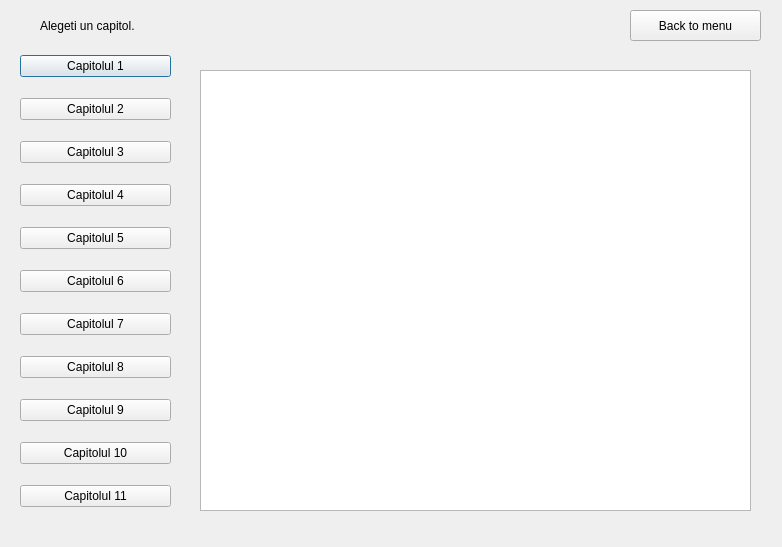
<?xml version="1.0" encoding="UTF-8"?>
<ui version="4.0">
 <class>ChooseChapter</class>
 <widget class="QDialog" name="ChooseChapter">
  <property name="geometry">
   <rect>
    <x>0</x>
    <y>0</y>
    <width>782</width>
    <height>547</height>
   </rect>
  </property>
  <property name="windowTitle">
   <string>Dialog</string>
  </property>
  <widget class="QLabel" name="label_2">
   <property name="geometry">
    <rect>
     <x>40</x>
     <y>10</y>
     <width>251</width>
     <height>31</height>
    </rect>
   </property>
   <property name="text">
    <string>Alegeti un capitol.</string>
   </property>
  </widget>
  <widget class="QWidget" name="verticalLayoutWidget">
   <property name="geometry">
    <rect>
     <x>20</x>
     <y>40</y>
     <width>151</width>
     <height>491</height>
    </rect>
   </property>
   <layout class="QVBoxLayout" name="verticalLayout">
    <item>
     <widget class="QPushButton" name="pushButton">
      <property name="text">
       <string>Capitolul 1</string>
      </property>
     </widget>
    </item>
    <item>
     <widget class="QPushButton" name="pushButton_2">
      <property name="text">
       <string>Capitolul 2</string>
      </property>
     </widget>
    </item>
    <item>
     <widget class="QPushButton" name="pushButton_3">
      <property name="text">
       <string>Capitolul 3</string>
      </property>
     </widget>
    </item>
    <item>
     <widget class="QPushButton" name="pushButton_4">
      <property name="text">
       <string>Capitolul 4</string>
      </property>
     </widget>
    </item>
    <item>
     <widget class="QPushButton" name="pushButton_5">
      <property name="text">
       <string>Capitolul 5</string>
      </property>
     </widget>
    </item>
    <item>
     <widget class="QPushButton" name="pushButton_6">
      <property name="text">
       <string>Capitolul 6</string>
      </property>
     </widget>
    </item>
    <item>
     <widget class="QPushButton" name="pushButton_7">
      <property name="text">
       <string>Capitolul 7</string>
      </property>
     </widget>
    </item>
    <item>
     <widget class="QPushButton" name="pushButton_8">
      <property name="text">
       <string>Capitolul 8</string>
      </property>
     </widget>
    </item>
    <item>
     <widget class="QPushButton" name="pushButton_9">
      <property name="text">
       <string>Capitolul 9</string>
      </property>
     </widget>
    </item>
    <item>
     <widget class="QPushButton" name="pushButton_10">
      <property name="text">
       <string>Capitolul 10</string>
      </property>
     </widget>
    </item>
    <item>
     <widget class="QPushButton" name="pushButton_11">
      <property name="text">
       <string>Capitolul 11</string>
      </property>
     </widget>
    </item>
   </layout>
  </widget>
  <widget class="QLabel" name="label">
   <property name="geometry">
    <rect>
     <x>-3</x>
     <y>0</y>
     <width>801</width>
     <height>551</height>
    </rect>
   </property>
   <property name="text">
    <string/>
   </property>
  </widget>
  <widget class="QPushButton" name="back">
   <property name="geometry">
    <rect>
     <x>630</x>
     <y>10</y>
     <width>131</width>
     <height>31</height>
    </rect>
   </property>
   <property name="text">
    <string>Back to menu</string>
   </property>
  </widget>
  <widget class="QTextBrowser" name="textBrowser">
   <property name="geometry">
    <rect>
     <x>200</x>
     <y>70</y>
     <width>551</width>
     <height>441</height>
    </rect>
   </property>
  </widget>
  <zorder>label</zorder>
  <zorder>label_2</zorder>
  <zorder>verticalLayoutWidget</zorder>
  <zorder>back</zorder>
  <zorder>textBrowser</zorder>
 </widget>
 <resources/>
 <connections/>
</ui>
